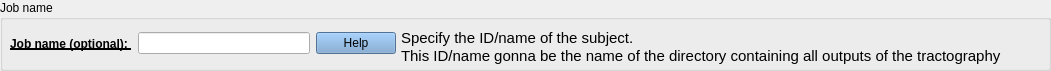
        <widget class="QGroupBox" name="groupBox">
         <property name="geometry">
          <rect>
           <x>10</x>
           <y>10</y>
           <width>1051</width>
           <height>71</height>
          </rect>
         </property>
         <property name="title">
          <string>Job name</string>
         </property>
         <widget class="QWidget" name="layoutWidget">
          <property name="geometry">
           <rect>
            <x>10</x>
            <y>30</y>
            <width>386</width>
            <height>27</height>
           </rect>
          </property>
          <layout class="QHBoxLayout" name="horizontalLayout_28">
           <item>
            <widget class="QLabel" name="label_21">
             <property name="font">
              <font>
               <weight>75</weight>
               <bold>true</bold>
               <underline>true</underline>
              </font>
             </property>
             <property name="text">
              <string>Job name (optional): </string>
             </property>
            </widget>
           </item>
           <item>
            <widget class="QLineEdit" name="job_name_lineEdit">
             <property name="font">
              <font>
               <weight>50</weight>
               <bold>false</bold>
              </font>
             </property>
             <property name="inputMask">
              <string/>
             </property>
             <property name="text">
              <string/>
             </property>
             <property name="clearButtonEnabled">
              <bool>false</bool>
             </property>
            </widget>
           </item>
           <item>
            <widget class="QPushButton" name="question_job_name_pushButton">
             <property name="styleSheet">
              <string notr="true">QPushButton {
	background-color : rgb(114, 159, 207)
}
</string>
             </property>
             <property name="text">
              <string>Help</string>
             </property>
            </widget>
           </item>
          </layout>
         </widget>
         <widget class="QTextEdit" name="question_job_name_textEdit">
          <property name="geometry">
           <rect>
            <x>396</x>
            <y>24</y>
            <width>651</width>
            <height>71</height>
           </rect>
          </property>
          <property name="styleSheet">
           <string notr="true">QTextEdit {
	background-color : transparent
}</string>
          </property>
          <property name="readOnly">
           <bool>true</bool>
          </property>
          <property name="html">
           <string>&lt;!DOCTYPE HTML PUBLIC &quot;-//W3C//DTD HTML 4.0//EN&quot; &quot;http://www.w3.org/TR/REC-html40/strict.dtd&quot;&gt;
&lt;html&gt;&lt;head&gt;&lt;meta name=&quot;qrichtext&quot; content=&quot;1&quot; /&gt;&lt;style type=&quot;text/css&quot;&gt;
p, li { white-space: pre-wrap; }
&lt;/style&gt;&lt;/head&gt;&lt;body style=&quot; font-family:'Ubuntu'; font-size:11pt; font-weight:400; font-style:normal;&quot;&gt;
&lt;p style=&quot; margin-top:0px; margin-bottom:0px; margin-left:0px; margin-right:0px; -qt-block-indent:0; text-indent:0px;&quot;&gt;Specify the ID/name of the subject. &lt;/p&gt;
&lt;p style=&quot; margin-top:0px; margin-bottom:0px; margin-left:0px; margin-right:0px; -qt-block-indent:0; text-indent:0px;&quot;&gt;This ID/name gonna be the name of the directory containing all outputs of the tractography&lt;/p&gt;&lt;/body&gt;&lt;/html&gt;</string>
          </property>
          <property name="acceptRichText">
           <bool>false</bool>
          </property>
         </widget>
         <zorder>question_job_name_textEdit</zorder>
         <zorder>layoutWidget</zorder>
        </widget>
